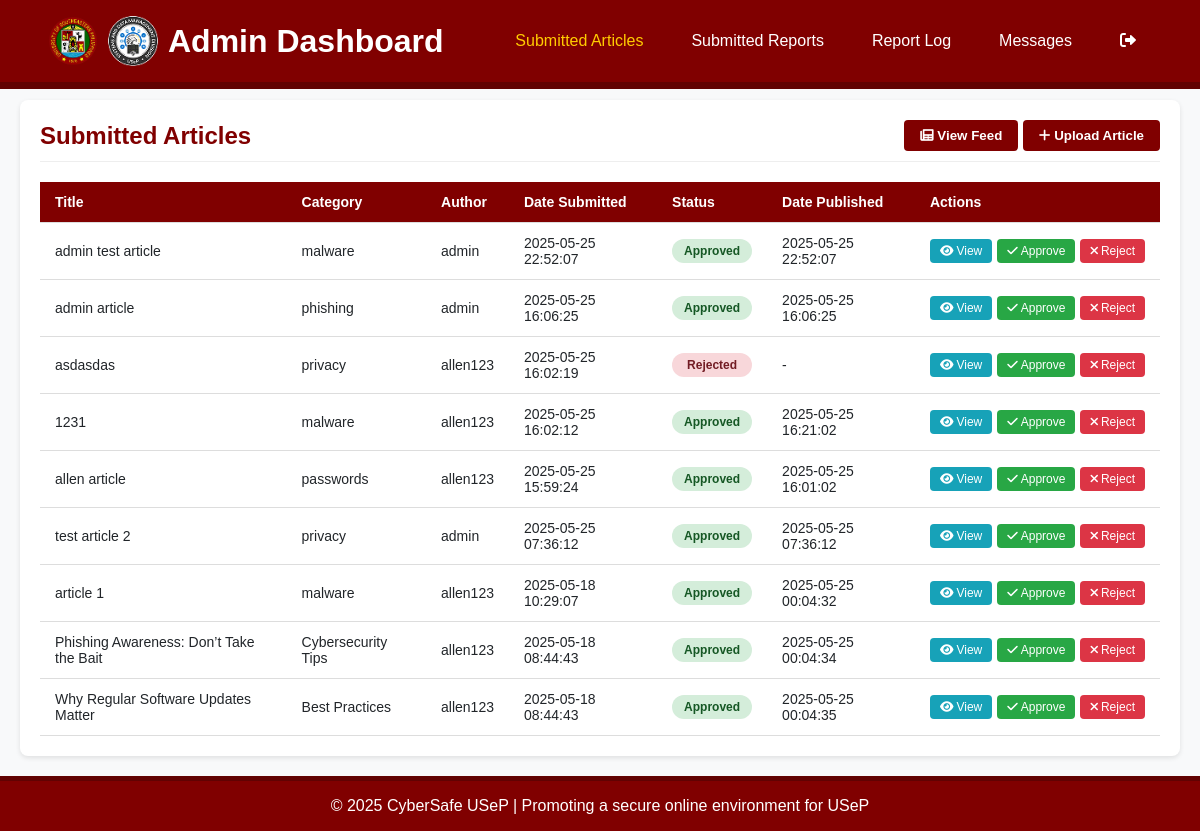
Screenshot of /admDashSUBMITTEDART.php (signed in) with the database file from the repository.
### tables this page shows
CREATE TABLE IF NOT EXISTS `articles` (
  `articleID` int NOT NULL AUTO_INCREMENT,
  `userID` int DEFAULT NULL,
  `title` varchar(255) NOT NULL,
  `content` text NOT NULL,
  `category` varchar(50) NOT NULL,
  `submissionDate` datetime NOT NULL DEFAULT CURRENT_TIMESTAMP,
  `publicationDate` datetime DEFAULT NULL,
  `status` enum('pending','rejected','approved') NOT NULL DEFAULT 'pending',
  `keywords` varchar(255) NOT NULL,
  PRIMARY KEY (`articleID`),
  KEY `idx_articles_status` (`status`),
  KEY `idx_articles_user` (`userID`),
  KEY `idx_articles_category` (`category`),
  KEY `category` (`category`)
);

CREATE TABLE IF NOT EXISTS `users` (
  `userID` int NOT NULL AUTO_INCREMENT,
  `userType` enum('Student','Faculty','Staff','Admin','IT Personnel') NOT NULL,
  `username` varchar(50) NOT NULL,
  `college_department` enum('College of Agriculture and Related Sciences','College of Arts and Sciences','College of Business Administration','College of Development Management','College of Education','College of Engineering','College of Teacher Education and Technology','College of Technology','College of Information and Computing','College of Applied Economics','School of Law','Office of the University Registrar','Office of Student Affairs & Services (OSAS)','Admissions Office','Accounting Office','Human Resource Management Office (HRMO)','Procurement Office') DEFAULT NULL,
  `email` varchar(100) NOT NULL,
  `passwordHash` varchar(255) NOT NULL,
  `dateJoined` datetime NOT NULL DEFAULT CURRENT_TIMESTAMP,
  PRIMARY KEY (`userID`),
  UNIQUE KEY `username` (`username`),
  UNIQUE KEY `email` (`email`)
);

### admDashSUBMITTEDART.php (the view, shortened to what this page needs)
<?php
require 'db.php';
$stmt = $pdo->query("
    SELECT a.articleID, a.title, a.category, a.submissionDate, a.publicationDate,
           a.status, u.username AS author
    FROM articles a
    JOIN users u ON a.userID = u.userID
    ORDER BY a.submissionDate DESC
");
$articles = $stmt->fetchAll(PDO::FETCH_ASSOC);
?>
<!DOCTYPE html>
<html lang="en">
<head>
  <link rel="stylesheet" href="https://cdnjs.cloudflare.com/ajax/libs/font-awesome/6.0.0/css/all.min.css">
  <link rel="stylesheet" href="styles/admin-dashboard.css">
</head>
<body>
  <header class="header">
    <div id="logo">
      <img src="images/logo.jpg" alt="CyberSafe USeP Logo">
      <img src="images/sdmdlogo.png" alt="sdmdlogo">
      <h1>Admin Dashboard</h1>
    </div>
    <div class="desktop-nav">
      <nav class="nav">
        <a href="admDashSUBMITTEDART.php" class="active">Submitted Articles</a>
        <a href="admDashSUBMITTEDREP.php">Submitted Reports</a>
        <a href="admDashREPORTLOG.php">Report Log</a>
        <a href="admMessages.php">Messages</a>
        <a href="logout.php" class="logout-btn" title="Logout">
          <i class="fas fa-sign-out-alt"></i>
        </a>
      </nav>
    </div>
  </header>
  <div class="admin-container">
    <div class="page-header">
      <h2 class="page-title">Submitted Articles</h2>
      <div>
        <button class="btn btn-primary" onclick="window.location.href='admDashArticles.php'">
          <i class="fas fa-newspaper"></i> View Feed
        </button>
        <button class="btn btn-primary" onclick="window.location.href='admArticleSubmission.html'">
          <i class="fas fa-plus"></i> Upload Article
        </button>
      </div>
    </div>
    <div class="table-responsive">
      <table class="data-table">
        <thead>
          <tr>
            <th>Title</th>
            <th>Category</th>
            <th>Author</th>
            <th>Date Submitted</th>
            <th>Status</th>
            <th>Date Published</th>
            <th>Actions</th>
          </tr>
        </thead>
        <tbody>
          <?php foreach ($articles as $row): ?>
            <tr data-article="<?= $row['articleID'] ?>">
              <td><?= htmlspecialchars($row['title']) ?></td>
              <td><?= htmlspecialchars($row['category']) ?></td>
              <td><?= htmlspecialchars($row['author']) ?></td>
              <td><?= htmlspecialchars($row['submissionDate']) ?></td>
              <td>
                <span class="status status-<?= $row['status'] ?>">
                  <?= ucfirst($row['status']) ?>
                </span>
              </td>
              <td><?= $row['publicationDate'] ?: '-' ?></td>
              <td>
                <div class="action-btns">
                  <button class="action-btn view-btn" onclick="viewArticle(<?= $row['articleID'] ?>)">
                    <i class="fas fa-eye"></i> View
                  </button>
                  <?php if ($row['status'] === 'pending'): ?>
                    <button class="action-btn approve-btn" onclick="approveArticle(<?= $row['articleID'] ?>)">
                      <i class="fas fa-check"></i> Approve
                    </button>
                    <button class="action-btn reject-btn" onclick="rejectArticle(<?= $row['articleID'] ?>)">
                      <i class="fas fa-times"></i> Reject
                    </button>
                  <?php else: ?>
                    <button class="action-btn approve-btn" disabled>
                      <i class="fas fa-check"></i> Approve
                    </button>
                    <button class="action-btn reject-btn" disabled>
                      <i class="fas fa-times"></i> Reject
                    </button>
                  <?php endif; ?>
                </div>
              </td>
            </tr>
          <?php endforeach; ?>
        </tbody>
      </table>
    </div>
  </div>
  <footer>
    &copy; 2025 CyberSafe USeP | Promoting a secure online environment for USeP
  </footer>
</body>
</html>

### styles/admin-dashboard.css (style rules this page uses)
:root { --maroon: #800000; --dark-maroon: #500000; --light-gray: #f5f5f5; --medium-gray: #e0e0e0; --dark-gray: #333; --white: #ffffff; --green: #28a745; --yellow: #ffc107; --red: #dc3545; --blue: #007bff; }
* { margin: 0; padding: 0; box-sizing: border-box; font-family: Arial, sans-serif; }
body { background-color: #f8f9fa; color: #212529; }
.header { display: flex; justify-content: space-between; align-items: center; background-color: maroon; border-bottom: 7px solid rgb(97, 2, 2); padding: 1rem 3rem; position: fixed; width: 100%; top: 0; left: 0; z-index: 1001; }
.header img { width: 50px; height: 50px; }
.header #logo { gap: 10px; align-items: center; color: white; display: flex; }
.desktop-nav { display: block; }
.desktop-nav .nav { display: flex; gap: 1rem; }
.desktop-nav .nav a { text-decoration: none; color: white; font-size: 1rem; padding: 0.5rem 1rem; }
.desktop-nav .nav a:hover, .desktop-nav .nav a.active { color: #ffcc00; border-radius: 5px; }
footer { background-color: maroon; border-top: 5px solid rgb(97, 2, 2); color: white; text-align: center; padding: 1rem; margin-top: 220px; }

### admDashSUBMITTEDART.php (style rules this page uses)
body { display: flex; flex-direction: column; min-height: 100vh; padding-top: 80px; }
.admin-container { flex: 1; padding: 20px; margin: 20px; background-color: white; border-radius: 8px; box-shadow: 0 2px 5px rgba(0,0,0,0.1); }
footer { margin-top: auto; }
.page-header { display: flex; justify-content: space-between; align-items: center; margin-bottom: 20px; padding-bottom: 10px; border-bottom: 1px solid #eee; }
.page-title { font-size: 24px; color: maroon; }
.btn { padding: 8px 16px; border: none; border-radius: 4px; cursor: pointer; font-weight: bold; transition: all 0.3s ease; }
.btn-primary { background-color: maroon; color: white; }
.data-table { width: 100%; border-collapse: collapse; margin-top: 20px; font-size: 14px; }
.data-table th, .data-table td { padding: 12px 15px; text-align: left; border-bottom: 1px solid #ddd; vertical-align: middle; }
.data-table th { background-color: maroon; color: white; font-weight: bold; position: sticky; top: 80px; }
.status { display: inline-block; padding: 5px 10px; border-radius: 20px; font-weight: bold; font-size: 12px; text-align: center; min-width: 80px; }
.status-approved { background-color: #d4edda; color: #155724; }
.status-rejected { background-color: #f8d7da; color: #721c24; }
.action-btns { display: flex; gap: 5px; }
.action-btn { padding: 5px 10px; border: none; border-radius: 4px; cursor: pointer; font-size: 12px; color: white; display: inline-flex; align-items: center; gap: 3px; }
.view-btn { background-color: #17a2b8; }
.approve-btn { background-color: #28a745; }
.reject-btn { background-color: #dc3545; }

### rows the page displays
articles: title "admin test article", category "malware", userID.username "admin", submissionDate "2025-05-25 22:52:07", status "Approved", publicationDate "2025-05-25 22:52:07", shows "Reject"
articles: title "admin article", category "phishing", userID.username "admin", submissionDate "2025-05-25 16:06:25", status "Approved", publicationDate "2025-05-25 16:06:25", shows "Reject"
articles: title "asdasdas", category "privacy", userID.username "allen123", submissionDate "2025-05-25 16:02:19", status "Rejected", publicationDate "-", shows "Approve"
articles: title "1231", category "malware", userID.username "allen123", submissionDate "2025-05-25 16:02:12", status "Approved", publicationDate "2025-05-25 16:21:02", shows "Reject"
articles: title "allen article", category "passwords", userID.username "allen123", submissionDate "2025-05-25 15:59:24", status "Approved", publicationDate "2025-05-25 16:01:02", shows "Reject"
articles: title "test article 2", category "privacy", userID.username "admin", submissionDate "2025-05-25 07:36:12", status "Approved", publicationDate "2025-05-25 07:36:12", shows "Reject"
articles: title "article 1", category "malware", userID.username "allen123", submissionDate "2025-05-18 10:29:07", status "Approved", publicationDate "2025-05-25 00:04:32", shows "Reject"
articles: title "Phishing Awareness: Don’t Take the Bait", category "Cybersecurity Tips", userID.username "allen123", submissionDate "2025-05-18 08:44:43", status "Approved", publicationDate "2025-05-25 00:04:34", shows "Reject"
articles: title "Why Regular Software Updates Matter", category "Best Practices", userID.username "allen123", submissionDate "2025-05-18 08:44:43", status "Approved", publicationDate "2025-05-25 00:04:35", shows "Reject"
